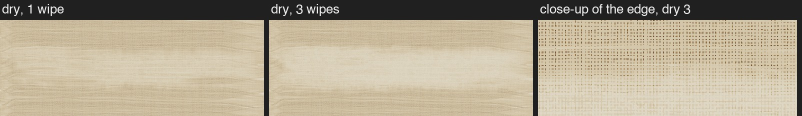
#> input picture notes/rag/thin-experiment/damp-dry.jpg, 1604 x 232 px, given in place of film1-start.png, which was not available (shown at 1/2 size)
$ python sheet.py damp-dry.jpg damp-medium.jpg
#> lines starting #> are read from the running program, lines starting #| are printed output that depends on the picture; pictures that were not available may be replaced by others from this repository, and a replacement may not be noted
# /// script
# dependencies = ["pillow"]
# ///
"""Image sheets for the thin-film rag experiment (rag::tests::thin::experiment).

    uv run notes/rag/thin-experiment/sheet.py <png dir> <out dir>

The PNGs are 2400-px renders of the crop window 260..740 x 190..490 units
(2.4 px per unit). For each start: rows = rules, columns = dry x1, dry x3,
damp x1; a working-size sheet (the painted area at half size) and a detail
sheet (native pixels around the wipe's middle, shown at 2x, no resampling
blur).
"""
import sys
from pathlib import Path

from PIL import Image, ImageDraw, ImageFont

src, dst = Path(sys.argv[1]), Path(sys.argv[2])
dst.mkdir(parents=True, exist_ok=True)
PX = 2.4
X0, Y0 = 260.0, 190.0
RULES = [("Floor", "today: 1 µm floor"), ("Zero", "B: no floor"), ("Fixed", "C: 0.5 µm tooth"), ("Soft", "D: slowing")]
WIPES = [("dry1", "dry, 1 wipe"), ("dry3", "dry, 3 wipes"), ("damp1", "damp, 1 wipe")]
STARTS = [("film1", "direct 1 µm film"), ("film3", "direct 3 µm film"), ("wash05", "brush wash, thinner 0.5")]


def box(u0, v0, u1, v1):
    return tuple(round(t) for t in ((u0 - X0) * PX, (v0 - Y0) * PX, (u1 - X0) * PX, (v1 - Y0) * PX))


WORK = box(280, 245, 720, 435)
DETAIL = box(500 - 62.5, 340 - 42, 500 + 62.5, 340 + 42)
try:
    font = ImageFont.truetype("/System/Library/Fonts/Helvetica.ttc", 22)
except OSError:
    font = ImageFont.load_default()


def cell(path, kind):
#> called with kind = 'work'
    im = Image.open(path).convert("RGB")
#> im is the input picture: PIL image 1604x232 RGB; mean R, G, B 176.8, 165.8, 143.5
    if kind == "work":
        im = im.crop(WORK)
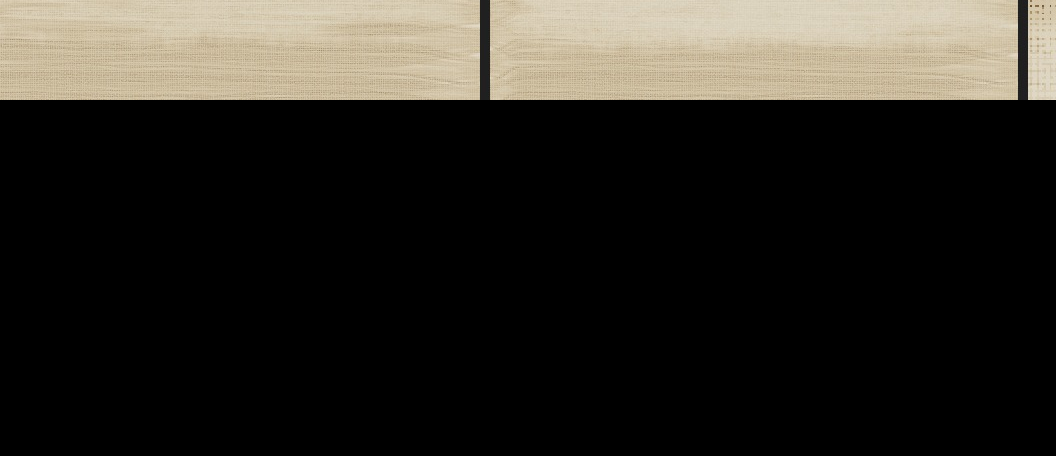
#> im: PIL image 1056x456 RGB; mean R, G, B 45, 42.1, 36.1
        return im.resize((im.width // 2, im.height // 2), Image.LANCZOS)
    im = im.crop(DETAIL)
    return im.resize((im.width * 2, im.height * 2), Image.NEAREST)


for sname, slabel in STARTS:
    for kind in ("work", "detail"):
        start = cell(src / f"{sname}-start.png", kind)
        w, h = start.size
#> w = 528; h = 228
        lab, gap, top = 210, 8, 40
        W = lab + 3 * (w + gap)
#> W = 1818
        H = top + (h + gap) + top + 4 * (h + gap)
#> H = 1260
        sheet = Image.new("RGB", (W, H), (32, 32, 32))
#> sheet: PIL image 1818x1260 RGB; every value is 32
        d = ImageDraw.Draw(sheet)
        d.text((8, 8), f"{slabel}: start ({'working size, half' if kind == 'work' else 'detail, native px at 2x'})", fill=(235, 235, 235), font=font)
        sheet.paste(start, (lab, top))
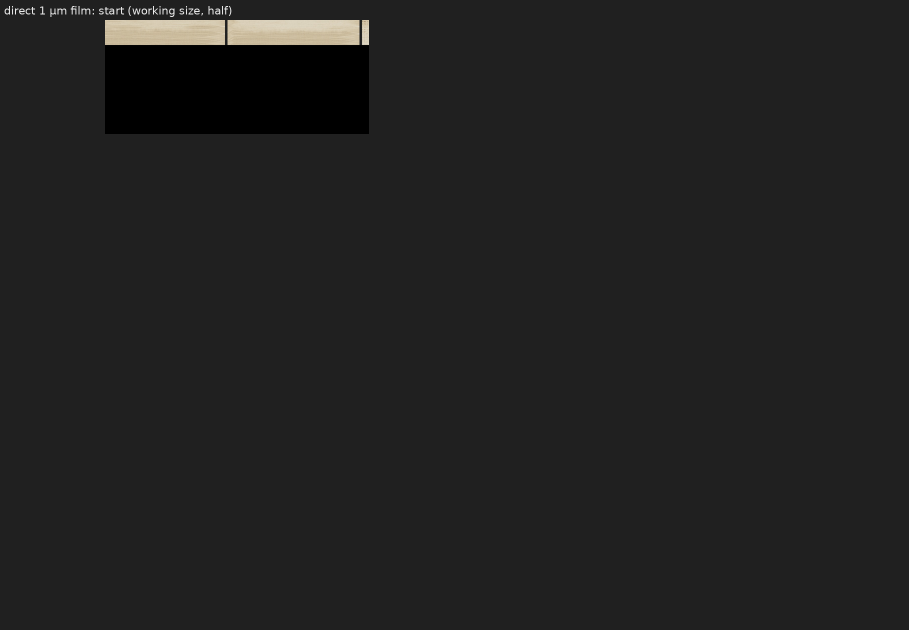
#> sheet: PIL image 1818x1260 RGB (shown at 1/2 size); mean R, G, B 32.9, 32.7, 32.4
        y = top + h + gap + top
#> y = 316
        for j, (_, wl) in enumerate(WIPES):
            d.text((lab + j * (w + gap) + 6, y - 30), wl, fill=(235, 235, 235), font=font)
        for rule, rl in RULES:
            d.text((8, y + h // 2 - 12), rl, fill=(235, 235, 235), font=font)
            for j, (wn, _) in enumerate(WIPES):
                sheet.paste(cell(src / f"{sname}-{rule}-{wn}.png", kind), (lab + j * (w + gap), y))
#> call 2 of cell, with kind = 'work'
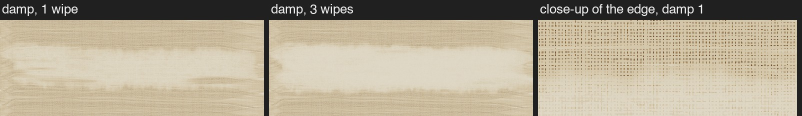
#> input picture notes/rag/thin-experiment/damp-medium.jpg, 1604 x 232 px, given in place of film1-Floor-dry1.png, which was not available (shown at 1/2 size)
#> in cell, im is the input picture: PIL image 1604x232 RGB; mean R, G, B 178.2, 167.8, 146.4
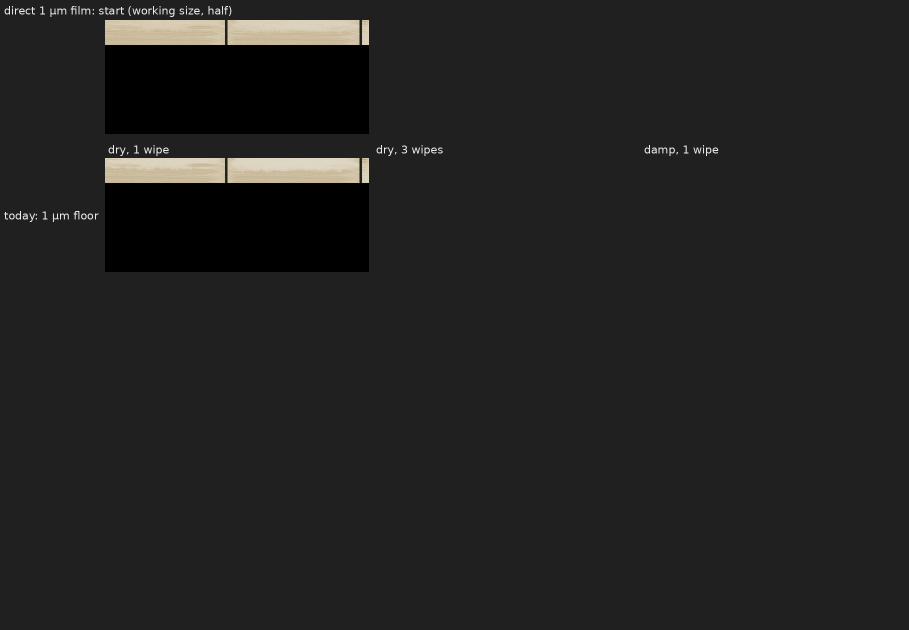
#> sheet: PIL image 1818x1260 RGB (shown at 1/2 size); mean R, G, B 33.8, 33.5, 32.9
#> (the run stopped early here; a loop or call above may not have finished)
